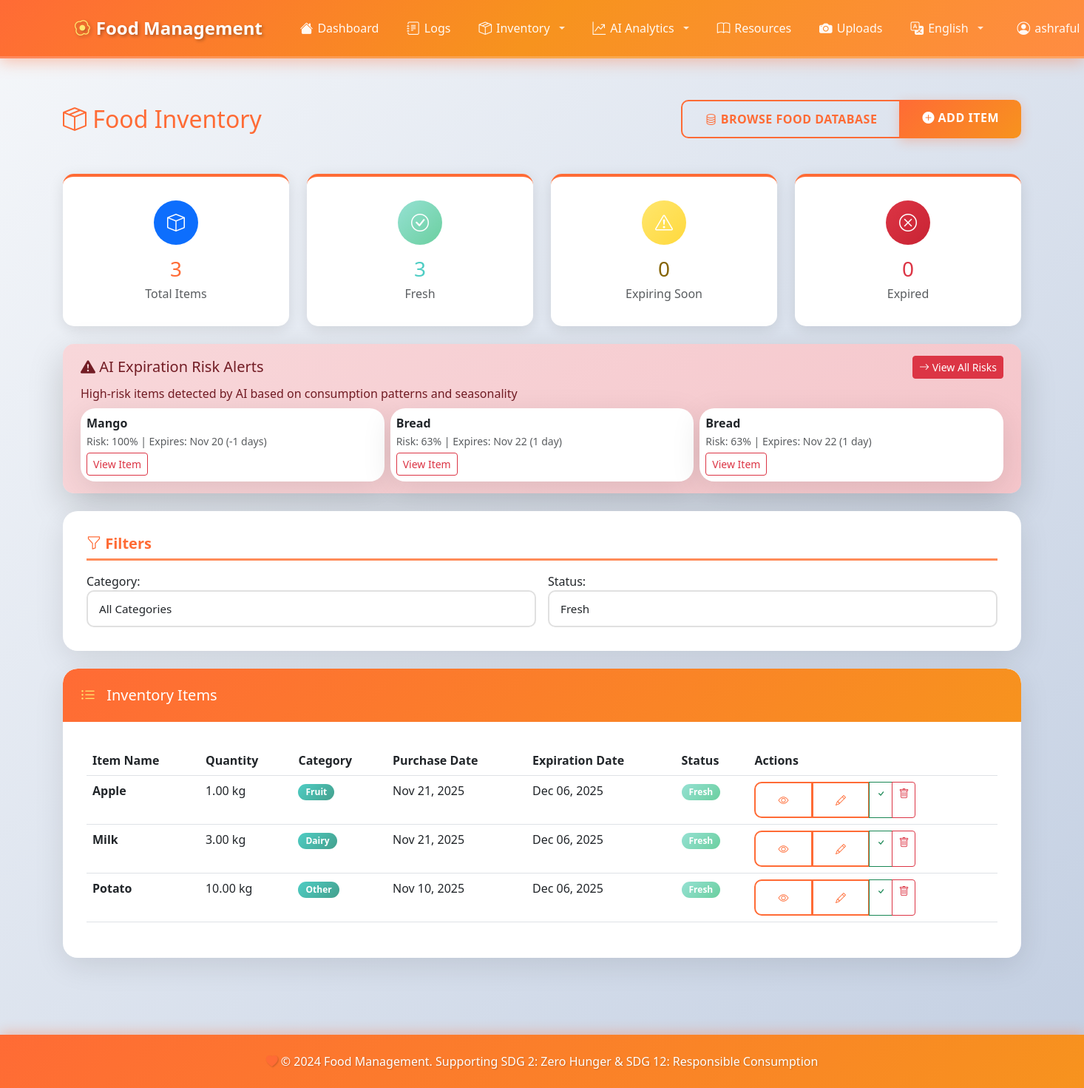
The page /inventory/?status=fresh (signed in) on the database as committed earlier.
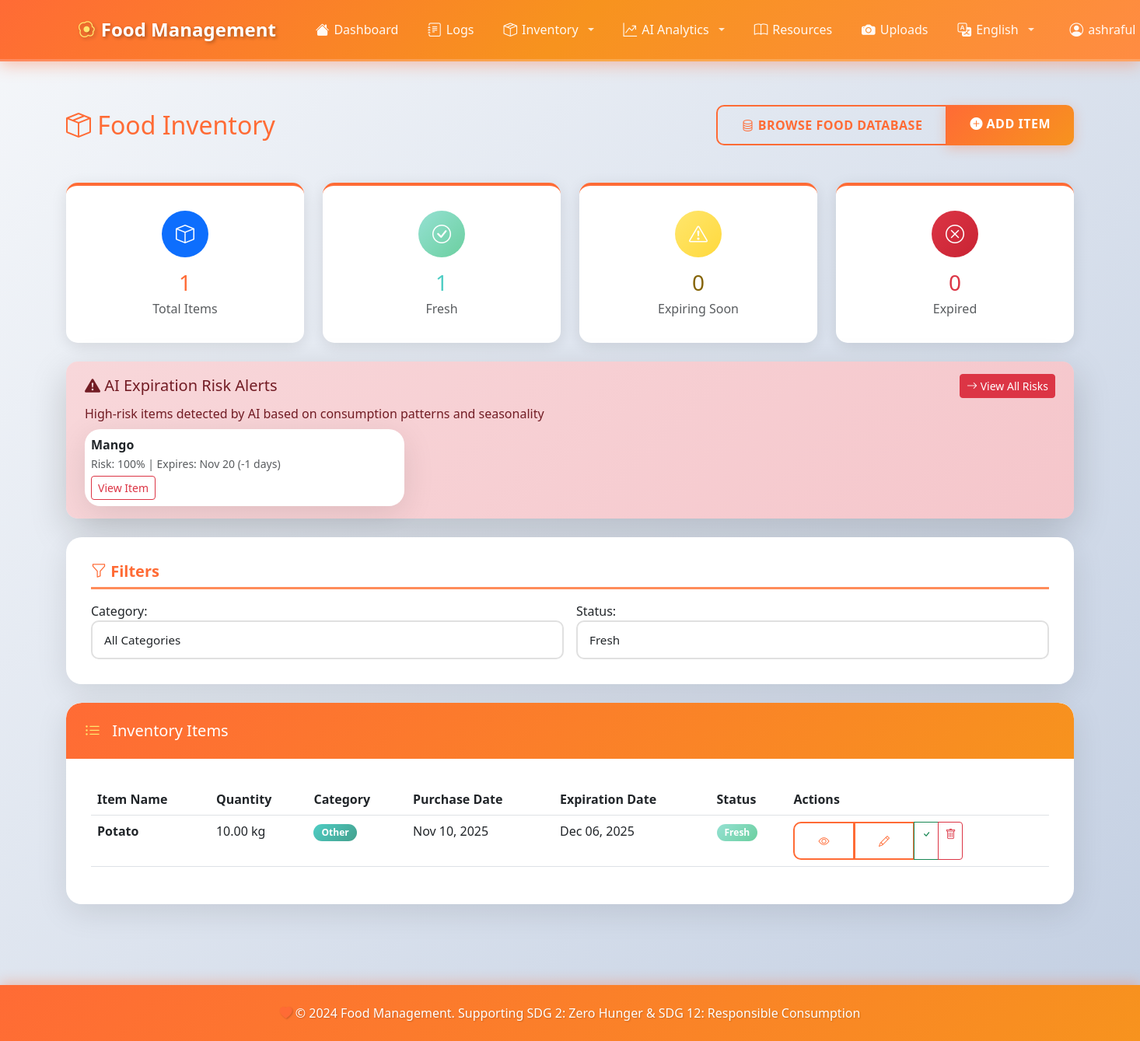
The same page on the database as committed later.
### inventory/models.py (models this page shows, shortened)
class InventoryItem(models.Model):
    CATEGORY_CHOICES = [
        ('vegetable', 'Vegetable'),
        ('fruit', 'Fruit'),
        ('dairy', 'Dairy'),
        ('meat', 'Meat'),
        ('grain', 'Grain'),
        ('beverage', 'Beverage'),
        ('snack', 'Snack'),
        ('frozen', 'Frozen'),
        ('canned', 'Canned'),
        ('other', 'Other'),
    ]
    UNIT_CHOICES = [
        ('kg', 'Kilogram (kg)'),
        ('g', 'Gram (g)'),
        ('lb', 'Pound (lb)'),
        ('oz', 'Ounce (oz)'),
        ('l', 'Liter (l)'),
        ('ml', 'Milliliter (ml)'),
        ('cup', 'Cup'),
        ('piece', 'Piece'),
        ('pack', 'Pack'),
    ]
    STATUS_CHOICES = [
        ('fresh', 'Fresh'),
        ('expiring_soon', 'Expiring Soon'),
        ('expired', 'Expired'),
        ('consumed', 'Consumed'),
    ]
    user = models.ForeignKey(User, on_delete=models.CASCADE, related_name='inventory_items')
    item_name = models.CharField(max_length=255, help_text="Name of the food item")
    quantity = models.DecimalField(
        max_digits=10,
        decimal_places=2,
        validators=[MinValueValidator(0)],
        help_text="Current quantity"
    )
    unit = models.CharField(max_length=20, choices=UNIT_CHOICES, default='piece')
    category = models.CharField(max_length=50, choices=CATEGORY_CHOICES, default='other')
    purchase_date = models.DateField(help_text="Date when the item was purchased")
    expiration_date = models.DateField(
        blank=True,
        null=True,
        help_text="Expected expiration date (optional)"
    )
    status = models.CharField(max_length=20, choices=STATUS_CHOICES, default='fresh')
    notes = models.TextField(blank=True, null=True, help_text="Additional notes")
    created_at = models.DateTimeField(auto_now_add=True)
    updated_at = models.DateTimeField(auto_now=True)
    class Meta:
        verbose_name = "Inventory Item"
        verbose_name_plural = "Inventory Items"
        ordering = ['expiration_date', 'item_name']
        indexes = [
            models.Index(fields=['user', 'status']),
            models.Index(fields=['expiration_date']),
            models.Index(fields=['category']),
        ]
    def is_expiring_soon(self):
        if self.expiration_date:
            days_until_expiry = (self.expiration_date - timezone.now().date()).days
            return 0 <= days_until_expiry <= 3
        return False
    def is_expired(self):
        if self.expiration_date:
            return self.expiration_date < timezone.now().date()
        return False
    def update_status(self):
        if self.status == 'consumed':
            return
        if self.is_expired():
            self.status = 'expired'
        elif self.is_expiring_soon():
            self.status = 'expiring_soon'
        else:
            self.status = 'fresh'
        self.save()

### inventory/views.py (the view)
# urls.py: path('', views.inventory_list, name='list'),
@login_required
def inventory_list(request):
    items = InventoryItem.objects.filter(user=request.user)
    filter_form = InventoryFilterForm(request.GET)
    if filter_form.is_valid():
        category = filter_form.cleaned_data.get('category')
        status = filter_form.cleaned_data.get('status')
        if category:
            items = items.filter(category=category)
        if status:
            items = items.filter(status=status)
    for item in items:
        item.update_status()
    total_items = items.count()
    fresh_items = items.filter(status='fresh').count()
    expiring_soon = items.filter(status='expiring_soon').count()
    expired_items = items.filter(status='expired').count()
    category_stats = items.values('category').annotate(
        count=Count('id')
    ).order_by('-count')
    expiring_items = items.filter(
        expiration_date__gte=timezone.now().date(),
        expiration_date__lte=timezone.now().date() + timedelta(days=3)
    ).exclude(status='consumed')[:10]
    from ai_analytics.expiration_predictor import ExpirationRiskPredictor
    expiration_predictor = ExpirationRiskPredictor(request.user)
    expiration_alerts = expiration_predictor.get_high_risk_alerts(limit=5)
    context = {
        'items': items,
        'filter_form': filter_form,
        'total_items': total_items,
        'fresh_items': fresh_items,
        'expiring_soon': expiring_soon,
        'expired_items': expired_items,
        'category_stats': category_stats,
        'expiring_items': expiring_items,
        'expiration_alerts': expiration_alerts,
    }
    return render(request, 'inventory/list.html', context)

### inventory/forms.py
class InventoryFilterForm(forms.Form):
    category = forms.ChoiceField(
        choices=[('', 'All Categories')] + InventoryItem.CATEGORY_CHOICES,
        required=False,
        widget=forms.Select(attrs={
            'class': 'form-control',
            'onchange': 'this.form.submit()'
        })
    )
    status = forms.ChoiceField(
        choices=[('', 'All Status')] + InventoryItem.STATUS_CHOICES,
        required=False,
        widget=forms.Select(attrs={
            'class': 'form-control',
            'onchange': 'this.form.submit()'
        })
    )

### ai_analytics/expiration_predictor.py (called while the page is built)
    def _get_current_season(self):
        month = timezone.now().month
        if month in [12, 1, 2]:
            return 'winter'
        elif month in [3, 4, 5]:
            return 'spring'
        elif month in [6, 7, 8]:
            return 'summer'
        else:
            return 'autumn'

### templates/inventory/list.html (shortened to what the changed rows need)
{% extends 'base.html' %}
{% block content %}
<div class="row mb-4">
    <div class="col-12">
        <div class="d-flex justify-content-between align-items-center mb-4">
            <h2 class="text-primary-custom mb-0">
                <i class="bi bi-box-seam"></i> Food Inventory
            </h2>
        </div>
    </div>
</div>
<div class="row g-4 mb-4">
    <div class="col-md-3">
        <div class="dashboard-card text-center">
            <div class="rounded-circle bg-primary text-white d-flex align-items-center justify-content-center mx-auto mb-3" style="width: 60px; height: 60px; font-size: 1.5rem;">
                <i class="bi bi-box"></i>
            </div>
            <h3 class="mb-1" style="color: var(--primary-color);">{{ total_items }}</h3>
            <p class="text-muted mb-0">Total Items</p>
        </div>
    </div>
    <div class="col-md-3">
        <div class="dashboard-card text-center">
            <div class="rounded-circle text-white d-flex align-items-center justify-content-center mx-auto mb-3" style="width: 60px; height: 60px; font-size: 1.5rem; background: var(--gradient-success);">
                <i class="bi bi-check-circle"></i>
            </div>
            <h3 class="mb-1" style="color: var(--secondary-color);">{{ fresh_items }}</h3>
            <p class="text-muted mb-0">Fresh</p>
        </div>
    </div>
</div>
{% if expiration_alerts %}
<div class="alert alert-danger mb-4 shadow-lg">
    <div class="row g-2">
        {% for alert in expiration_alerts %}
        <div class="col-md-4">
            <div class="card border-danger">
                <div class="card-body p-2">
                    <strong>{{ alert.item_name }}</strong>
                    <br>
                    <small class="text-muted">
                        Risk: {{ alert.risk_score|floatformat:0 }}% |
                        Expires: {{ alert.expiration_date|date:"M d" }}
                        ({{ alert.days_until_expiry }} day{{ alert.days_until_expiry|pluralize }})
                    </small>
                    <br>
                    <a href="{{ alert.url }}" class="btn btn-sm btn-outline-danger mt-1">
                        View Item
                    </a>
                </div>
            </div>
        </div>
        {% endfor %}
    </div>
</div>
{% endif %}
<div class="card mb-4">
    <div class="card-body">
        <form method="get" class="row g-3">
            <div class="col-md-6">
                {{ filter_form.category.label_tag }}
                {{ filter_form.category }}
            </div>
            <div class="col-md-6">
                {{ filter_form.status.label_tag }}
                {{ filter_form.status }}
            </div>
        </form>
    </div>
</div>
<div class="card">
    <div class="card-body">
        {% if items %}
            <div class="table-responsive">
                <table class="table table-hover">
                    <thead>
                        <tr>
                            <th>Item Name</th>
                            <th>Quantity</th>
                            <th>Category</th>
                            <th>Purchase Date</th>
                            <th>Expiration Date</th>
                            <th>Status</th>
                            <th>Actions</th>
                        </tr>
                    </thead>
                    <tbody>
                        {% for item in items %}
                        <tr>
                            <td>
                                <strong>{{ item.item_name }}</strong>
                            </td>
                            <td>{{ item.quantity }} {{ item.unit }}</td>
                            <td>
                                <span class="badge" style="background: var(--gradient-secondary);">
                                    {{ item.get_category_display }}
                                </span>
                            </td>
                            <td>{{ item.purchase_date|date:"M d, Y" }}</td>
                            <td>
                                {% if item.expiration_date %}
                                    {{ item.expiration_date|date:"M d, Y" }}
                                {% else %}
                                    <span class="text-muted">Not set</span>
                                {% endif %}
                            </td>
                            <td>
                                {% if item.status == 'fresh' %}
                                    <span class="badge" style="background: var(--gradient-success);">Fresh</span>
                                {% elif item.status == 'expiring_soon' %}
                                    <span class="badge" style="background: linear-gradient(135deg, #ffe66d 0%, #ffd93d 100%); color: #856404;">Expiring Soon</span>
                                {% elif item.status == 'expired' %}
                                    <span class="badge bg-danger">Expired</span>
                                {% elif item.status == 'consumed' %}
                                    <span class="badge bg-secondary">Consumed</span>
                                {% endif %}
                            </td>
                            <td>
                                <div class="btn-group btn-group-sm">
                                    <a href="{% url 'inventory:detail' item.pk %}" class="btn btn-outline-primary" title="View">
                                        <i class="bi bi-eye"></i>
                                    </a>
                                    <a href="{% url 'inventory:edit' item.pk %}" class="btn btn-outline-primary" title="Edit">
                                        <i class="bi bi-pencil"></i>
                                    </a>
                                    {% if item.status != 'consumed' %}
                                    <a href="{% url 'inventory:mark_consumed' item.pk %}" class="btn btn-outline-success" title="Mark Consumed">
                                        <i class="bi bi-check"></i>
                                    </a>
                                    {% endif %}
                                    <a href="{% url 'inventory:delete' item.pk %}" class="btn btn-outline-danger" title="Delete">
                                        <i class="bi bi-trash"></i>
                                    </a>
                                </div>
                            </td>
                        </tr>
                        {% endfor %}
                    </tbody>
                </table>
            </div>
        {% endif %}
    </div>
</div>
{% endblock %}

### templates/base.html (shortened to what the changed rows need)
{% load i18n static %}
<!DOCTYPE html>
<html lang="{{ LANGUAGE_CODE|default:'en' }}" dir="{% if LANGUAGE_CODE == 'ar' %}rtl{% else %}ltr{% endif %}">
<head>
    {% load static %}
    <link href="https://cdn.jsdelivr.net/npm/bootstrap@5.3.0/dist/css/bootstrap.min.css" rel="stylesheet">
    <link rel="stylesheet" href="https://cdn.jsdelivr.net/npm/bootstrap-icons@1.11.0/font/bootstrap-icons.css">
    <link rel="stylesheet" href="{% static 'css/style.css' %}">
</head>
<body>
    {% if user.is_authenticated %}
    <nav class="navbar navbar-expand-lg navbar-dark sticky-top">
        <div class="container">
            <div class="collapse navbar-collapse" id="navbarNav">
                <ul class="navbar-nav">
                    {% get_current_language as CURRENT_LANGUAGE %}
                    {% get_available_languages as LANGUAGES %}
                    <li class="nav-item dropdown me-2">
                        <a class="nav-link dropdown-toggle text-white" href="#" id="languageDropdownAuth" role="button" data-bs-toggle="dropdown" aria-expanded="false">
                            <i class="bi bi-translate"></i>
                            {% for lang_code, lang_name in LANGUAGES %}
                                {% if lang_code == CURRENT_LANGUAGE %}{{ lang_name }}{% endif %}
                            {% endfor %}
                        </a>
                            {% get_language_info_list for LANGUAGES as languages %}
                    </li>
                </ul>
            </div>
        </div>
    </nav>
    {% endif %}
    <main class="container my-4">
        {% block content %}{% endblock %}
    </main>
</body>
</html>

Rows that differ between the two databases and show on the page:
no longer on this page (row edited): InventoryItem: item_name "Bread", risk_score "63", expiration_date "Nov 22", days_until_expiry "1", shown under "AI Expiration Risk Alerts"
no longer on this page (row edited): InventoryItem: item_name "Bread", risk_score "63", expiration_date "Nov 22", days_until_expiry "1", shown under "AI Expiration Risk Alerts"
no longer on this page (row edited): InventoryItem: item_name "Apple", quantity "1.00", unit "kg", category "Fruit", purchase_date "Nov 21, 2025", expiration_date "Dec 06, 2025", status "Fresh", shown under "Inventory Items"
no longer on this page (row edited): InventoryItem: item_name "Milk", quantity "3.00", unit "kg", category "Dairy", purchase_date "Nov 21, 2025", expiration_date "Dec 06, 2025", status "Fresh", shown under "Inventory Items"
Other text that changed with them:
{{ total_items }}: "3" → "1"
{{ fresh_items }}: "3" → "1"
